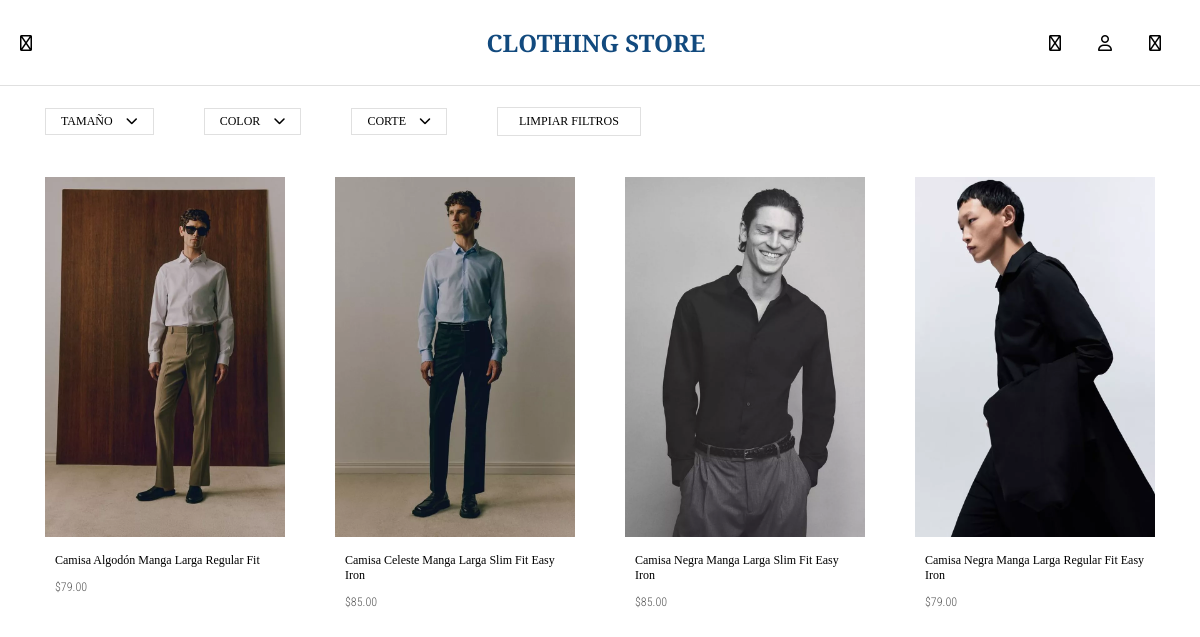
Page /index.php?categoria=camisas on the committed database.
### tables this page shows
CREATE TABLE `productos` (
  `id` int(11) NOT NULL,
  `nombre` varchar(255) NOT NULL,
  `descripcion` text DEFAULT NULL,
  `precio` decimal(10,2) NOT NULL,
  `imagen` varchar(255) NOT NULL,
  `categoria` varchar(100) DEFAULT NULL,
  `corte` varchar(50) DEFAULT NULL,
  `color` varchar(50) DEFAULT NULL,
  `tallas` longtext DEFAULT NULL CHECK (json_valid(`tallas`)),
  `fecha_creacion` timestamp NOT NULL DEFAULT current_timestamp()
);

### index.php (the view, shortened to what this page needs)
<?php
require_once 'config/conexion.php';
$categoria = isset($_GET['categoria']) ? $_GET['categoria'] : '';
$sql = "SELECT * FROM productos WHERE 1=1";
if ($categoria) {
    $sql .= " AND categoria = '" . $conexion->real_escape_string($categoria) . "'";
}
$sql .= " ORDER BY id DESC";
$resultado = $conexion->query($sql);
?>
<!DOCTYPE html>
<html lang="es">
    <head>
        <link rel="stylesheet" href="styles.css">
        <link rel="stylesheet"
            href="https://cdnjs.cloudflare.com/ajax/libs/font-awesome/6.5.1/css/all.min.css">
    </head>
    <body class="general">
        <div class="header">
            <div class="filter-bar">
                <i class="far fa-bars"></i>
            </div>
            <div class="logo">
                <a href="index.php" style="text-decoration: none; color: inherit;">
                    <h1>CLOTHING STORE</h1>
                </a>
            </div>
            <div class="button-container">
                <div id="search" style="position: relative;">
                    <i class="far fa-search" onclick="toggleSearch()"></i>
                </div>
                <div id="user-info">
                    <i class="far fa-user"></i>
                </div>
                <div id="shopping-bag">
                    <i class="far fa-shopping-bag"></i>
                </div>
            </div>
        </div>
        <nav class="category-nav-bar">
            <form method="GET" action="index.php" id="filter-form">
                <ul class="cajas-filtro-lista">
                    <li>
                        <div onclick="toggleDropdown('talla-dropdown')">
                            TAMAÑO <i class="fas fa-chevron-down"></i>
                        </div>
                    </li>
                    <li>
                        <div onclick="toggleDropdown('color-dropdown')">
                            COLOR <i class="fas fa-chevron-down"></i>
                        </div>
                    </li>
                    <li>
                        <div onclick="toggleDropdown('corte-dropdown')">
                            CORTE <i class="fas fa-chevron-down"></i>
                        </div>
                    </li>
                    <li>
                        <div>
                            <button type="button" onclick="limpiarFiltros()" style="background: none; border: none; cursor: pointer; font: inherit; color: inherit;">
                                LIMPIAR FILTROS
                            </button>
                        </div>
                    </li>
                </ul>
            </form>
        </nav>
        <section class="product-section">
            <?php
            if ($resultado && $resultado->num_rows > 0) {
                while($producto = $resultado->fetch_assoc()) {
            ?>
            <div class="tarjeta-producto">
                <a href="product.php?id=<?php echo $producto['id']; ?>" style="text-decoration: none; color: inherit;">
                    <div class="imagen-producto">
                        <img src="<?php echo htmlspecialchars($producto['imagen']); ?>"
                            alt="<?php echo htmlspecialchars($producto['nombre']); ?>">
                    </div>
                    <div class="info-producto">
                        <h3 class="nombre-producto"><?php echo htmlspecialchars($producto['nombre']); ?></h3>
                        <p class="precio-producto">$<?php echo number_format($producto['precio'], 2); ?></p>
                    </div>
                </a>
            </div>
            <?php
                }
            } else {
                echo '<p>No hay productos disponibles.</p>';
            }
            ?>
        </section>
    </body>
</html>

### styles.css (style rules this page uses)
:root { --texto-inactivo: #999999; --color-primario: #124a7e; --color-acento: #e0e0e0; --color-precio: #575757; --color-fondo: #ffffff; --color-boton-animacion: #041A2F; --borde-inferior: 1px solid var(--color-acento); --borde-hover: 1px solid black; --fuente-tarjeta: 12px; --fuente-pequena: 14px; --fuente-mediana: 16px; --fuente-grande: 20px; --fuente-extra-grande: 24px; --fuente-texto: "Playfair Display", serif; --fuente-precio: "Roboto Condensed", sans-serif; --espacio: 50px; --espacio-pequeno: 10px; --padding-estandar: 20px 50px; --padding-caja: 5px 15px; --transition: 0.5s; --padding-icono: 0px 0px 0px 10px; --thin: 100; --extra-light: 200; --light: 300; --regular: 400; --medium: 500; --semi-bold: 600; --bold: 700; --extra-bold: 800; --black: 900; }
.general { margin: 0; padding: 0; }
.header { display: flex; justify-content: space-between; align-items: center; padding: 10px 20px; border-bottom: var(--borde-inferior); }
.filter-bar { display: flex; align-items: center; justify-content: center; cursor: pointer; }
.logo { margin-left: 130px; }
.logo h1 { font-size: var(--fuente-extra-grande); font-family: var(--fuente-texto); font-weight: var(--bold); cursor: pointer; color: var(--color-primario); }
.button-container { display: flex; align-items: center; }
.button-container>div { width: 50px; height: 50px; display: flex; align-items: center; justify-content: center; cursor: pointer; }
.category-nav-bar { padding: 5px; }
.cajas-filtro-lista, .cajas-talla-lista { display: flex; align-items: center; list-style: none; }
.cajas-filtro-lista { gap: var(--espacio); padding: 0 50px 20px 40px; }
.cajas-filtro-lista li, .cajas-talla-lista li { list-style: none; }
.cajas-filtro-lista li div { font-size: var(--fuente-tarjeta); font-family: var(--fuente-texto); font-weight: var(--thin); cursor: pointer; padding: var(--padding-caja); border: 1px solid var(--color-acento); }
.fa-chevron-down, .fa-ruler { padding: var(--padding-icono); }
.product-section { display: flex; gap: var(--espacio); padding: 0 45px; }
.tarjeta-producto { width: auto; }
.tarjeta-producto img { width: 100%; height: auto; object-fit: contain; cursor: pointer; }
.info-producto { padding: 0 10px; }
.tarjeta-producto p { font-family: var(--fuente-precio); font-size: var(--fuente-tarjeta); font-weight: var(--light); color: var(--color-precio); }
.tarjeta-producto h3 { font-family: var(--fuente-texto); font-size: var(--fuente-tarjeta); font-weight: var(--regular); }
.cajas-filtro-lista li { position: relative; }

### rows in the picture
productos: imagen (picture), nombre "Camisa Algodón Manga Larga Regular Fit", precio "79.00"
productos: imagen (picture), nombre "Camisa Celeste Manga Larga Slim Fit Easy Iron", precio "85.00"
productos: imagen (picture), nombre "Camisa Negra Manga Larga Slim Fit Easy Iron", precio "85.00"
productos: imagen (picture), nombre "Camisa Negra Manga Larga Regular Fit Easy Iron", precio "79.00"
